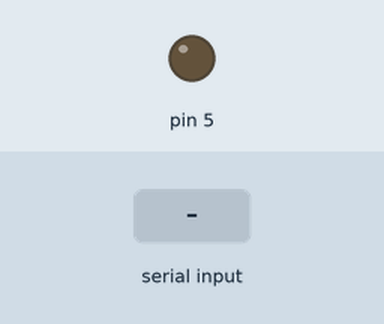
The sketch below on a simulated Arduino Uno, built with avr-gcc and run on an emulated ATmega328P. Shown: output pins drawn as LEDs (lit = HIGH). The inputs (shaded band) are chosen by the test bench. What the sketch prints to the serial monitor is not drawn.

Above: at 1.2 s.
1.3 s: "o" received over Serial
At 1.9 s:
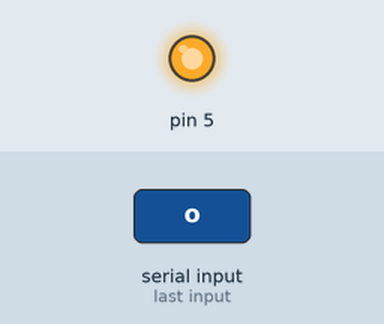
4.3 s: "x" received over Serial
At 5.4 s:
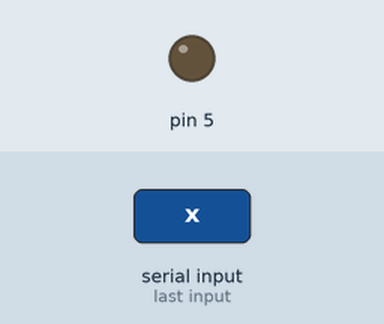
Timing chart, 0 to 7.3 s (numbered marks = the images above; inputs shaded):
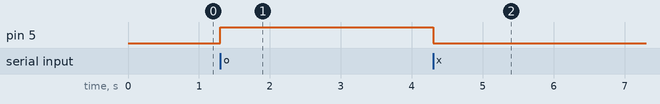

Measured:
- after the input at 1.3 s, pin 5: LOW → HIGH at once
- after the input at 4.3 s, pin 5: HIGH → LOW at once

The sketch:

sketch_may31b.ino
```cpp
void setup() {
  Serial.begin(9600);
  Serial.println("Serial Test");
  Serial.print("ECHO>> ");
  Serial.begin(9600);

}

void loop() {
  char data;
  pinMode(5, OUTPUT);

  if(Serial.available() > 0) {
    data = Serial.read();
    Serial.write(data);
  }

  if(data == 'o' || data == 'O')
  {
    digitalWrite(5, HIGH);
  }
  if(data == 'x' || data == 'X')
  {
    digitalWrite(5, LOW);
  }


}
```
